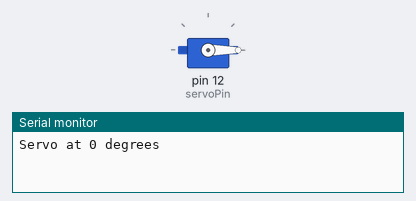
The sketch below on a simulated Arduino Uno, built with avr-gcc and run on an emulated ATmega328P. Parts: servo, the last lines printed to the serial monitor.

Above: at 0.05 s.
At 3.05 s:
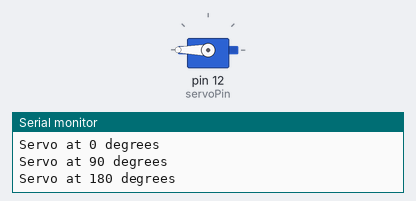
At 6.05 s:
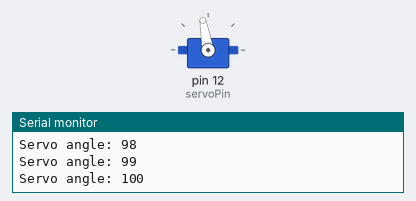
At 12.05 s:
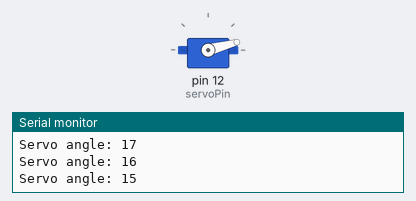
Timing chart, 0 to 17.4 s (numbered marks = the images above):
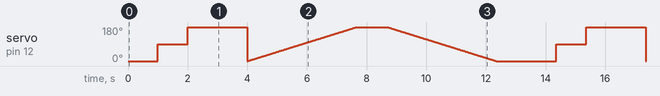

The sketch:

Servo_Motor_Test.ino
```cpp
#include <Servo.h>

int servoPin = 12;                          // Pin connected to the servo control signal
Servo myServo;                             // Create a Servo object to control the servo


 // Function prototypes for controlling the servo
void servoControl();
void servoControl_degree_wise();

void setup() {
  Serial.begin(9600);                       // Initialize serial communication at 9600 baud
  myServo.attach(servoPin);                 // Attach the servo to the specified pin
  myServo.write(0);                         // Set the servo to the initial position (0 degrees)
}

void loop() {
  servoControl();                            // Call the function to move the servo to predefined angles
  delay(1000);                               // Wait for 1 second before moving to the next function
  servoControl_degree_wise();                // Call the function to move the servo angle by angle
}

void servoControl() {
  myServo.write(0);                          // Move the servo to 0 degrees
  Serial.println("Servo at 0 degrees");
  delay(1000);                               // Wait for 1 second

  myServo.write(90);                         // Move the servo to 90 degrees
  Serial.println("Servo at 90 degrees");
  delay(1000);                              // Wait for 1 second

  myServo.write(180);                       // Move the servo to 180 degrees
  Serial.println("Servo at 180 degrees");
  delay(1000);                              // Wait for 1 second
}


void servoControl_degree_wise() {
  for (int angle = 0; angle <= 180; angle++) {
    myServo.write(angle);                        // Set the servo to the current angle (0 to 180)
    Serial.print("Servo angle: ");
    Serial.println(angle);                       // Display the current angle in the serial monitor
    delay(20);                                   // Short delay for smooth servo movement
  }

  delay(1000);                                   // Wait for 1 second before reversing the direction

  for (int angle = 180; angle >= 0; angle--) {
    myServo.write(angle);                       // Move the servo back from 180 to 0 degrees
    Serial.print("Servo angle: ");
    Serial.println(angle);                      // Display the current angle in the serial monitor
    delay(20);                                  // Short delay for smooth servo movement
  }

  delay(1000);                                 // Wait for 1 second before the next iteration
}
```

Measured:
- by itself, servo on pin 12 (servoPin): moves between 0° and 180°, repeating every 13.4 s
